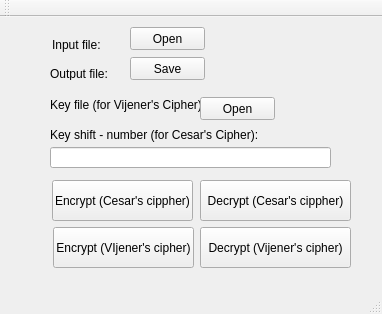
<?xml version="1.0" encoding="UTF-8"?>
<ui version="4.0">
 <class>MainWindow</class>
 <widget class="QMainWindow" name="MainWindow">
  <property name="geometry">
   <rect>
    <x>0</x>
    <y>0</y>
    <width>382</width>
    <height>314</height>
   </rect>
  </property>
  <property name="minimumSize">
   <size>
    <width>378</width>
    <height>274</height>
   </size>
  </property>
  <property name="windowTitle">
   <string>Cesar and Vijener's ciphers</string>
  </property>
  <widget class="QWidget" name="centralWidget">
   <widget class="QLabel" name="label_input">
    <property name="geometry">
     <rect>
      <x>52</x>
      <y>20</y>
      <width>61</width>
      <height>16</height>
     </rect>
    </property>
    <property name="text">
     <string>Input file:</string>
    </property>
   </widget>
   <widget class="QLabel" name="label_output">
    <property name="geometry">
     <rect>
      <x>50</x>
      <y>50</y>
      <width>111</width>
      <height>13</height>
     </rect>
    </property>
    <property name="text">
     <string>Output file:</string>
    </property>
   </widget>
   <widget class="QPushButton" name="enCesBut">
    <property name="geometry">
     <rect>
      <x>52</x>
      <y>163</y>
      <width>141</width>
      <height>41</height>
     </rect>
    </property>
    <property name="text">
     <string>Encrypt (Cesar's cippher)</string>
    </property>
   </widget>
   <widget class="QPushButton" name="deCesBut">
    <property name="geometry">
     <rect>
      <x>200</x>
      <y>163</y>
      <width>151</width>
      <height>41</height>
     </rect>
    </property>
    <property name="text">
     <string>Decrypt (Cesar's cippher)</string>
    </property>
   </widget>
   <widget class="QLabel" name="label_inpkey">
    <property name="geometry">
     <rect>
      <x>50</x>
      <y>80</y>
      <width>151</width>
      <height>16</height>
     </rect>
    </property>
    <property name="text">
     <string>Key file (for Vijener's Cipher):</string>
    </property>
   </widget>
   <widget class="QLineEdit" name="key">
    <property name="geometry">
     <rect>
      <x>50</x>
      <y>130</y>
      <width>281</width>
      <height>21</height>
     </rect>
    </property>
   </widget>
   <widget class="QPushButton" name="enVijBut">
    <property name="geometry">
     <rect>
      <x>53</x>
      <y>210</y>
      <width>141</width>
      <height>41</height>
     </rect>
    </property>
    <property name="text">
     <string>Encrypt (VIjener's cipher)</string>
    </property>
   </widget>
   <widget class="QPushButton" name="deVijBut">
    <property name="geometry">
     <rect>
      <x>200</x>
      <y>210</y>
      <width>151</width>
      <height>41</height>
     </rect>
    </property>
    <property name="text">
     <string>Decrypt (Vijener's cipher)</string>
    </property>
   </widget>
   <widget class="QLabel" name="label_inpkey_2">
    <property name="geometry">
     <rect>
      <x>50</x>
      <y>110</y>
      <width>271</width>
      <height>16</height>
     </rect>
    </property>
    <property name="text">
     <string>Key shift - number (for Cesar's Cipher):</string>
    </property>
   </widget>
   <widget class="QPushButton" name="pushButton">
    <property name="geometry">
     <rect>
      <x>130</x>
      <y>10</y>
      <width>75</width>
      <height>23</height>
     </rect>
    </property>
    <property name="text">
     <string>Open</string>
    </property>
   </widget>
   <widget class="QPushButton" name="pushButton_2">
    <property name="geometry">
     <rect>
      <x>200</x>
      <y>80</y>
      <width>75</width>
      <height>23</height>
     </rect>
    </property>
    <property name="text">
     <string>Open</string>
    </property>
   </widget>
   <widget class="QPushButton" name="Save">
    <property name="geometry">
     <rect>
      <x>130</x>
      <y>40</y>
      <width>75</width>
      <height>23</height>
     </rect>
    </property>
    <property name="text">
     <string>Save</string>
    </property>
   </widget>
   <widget class="QLabel" name="label">
    <property name="geometry">
     <rect>
      <x>220</x>
      <y>20</y>
      <width>151</width>
      <height>16</height>
     </rect>
    </property>
    <property name="text">
     <string/>
    </property>
   </widget>
   <widget class="QLabel" name="label_2">
    <property name="geometry">
     <rect>
      <x>230</x>
      <y>50</y>
      <width>141</width>
      <height>16</height>
     </rect>
    </property>
    <property name="text">
     <string/>
    </property>
   </widget>
   <widget class="QLabel" name="label_3">
    <property name="geometry">
     <rect>
      <x>280</x>
      <y>80</y>
      <width>101</width>
      <height>16</height>
     </rect>
    </property>
    <property name="text">
     <string/>
    </property>
   </widget>
  </widget>
  <widget class="QMenuBar" name="menuBar">
   <property name="geometry">
    <rect>
     <x>0</x>
     <y>0</y>
     <width>382</width>
     <height>21</height>
    </rect>
   </property>
  </widget>
  <widget class="QToolBar" name="mainToolBar">
   <attribute name="toolBarArea">
    <enum>TopToolBarArea</enum>
   </attribute>
   <attribute name="toolBarBreak">
    <bool>false</bool>
   </attribute>
  </widget>
  <widget class="QStatusBar" name="statusBar"/>
 </widget>
 <layoutdefault spacing="6" margin="11"/>
 <resources/>
 <connections/>
</ui>
